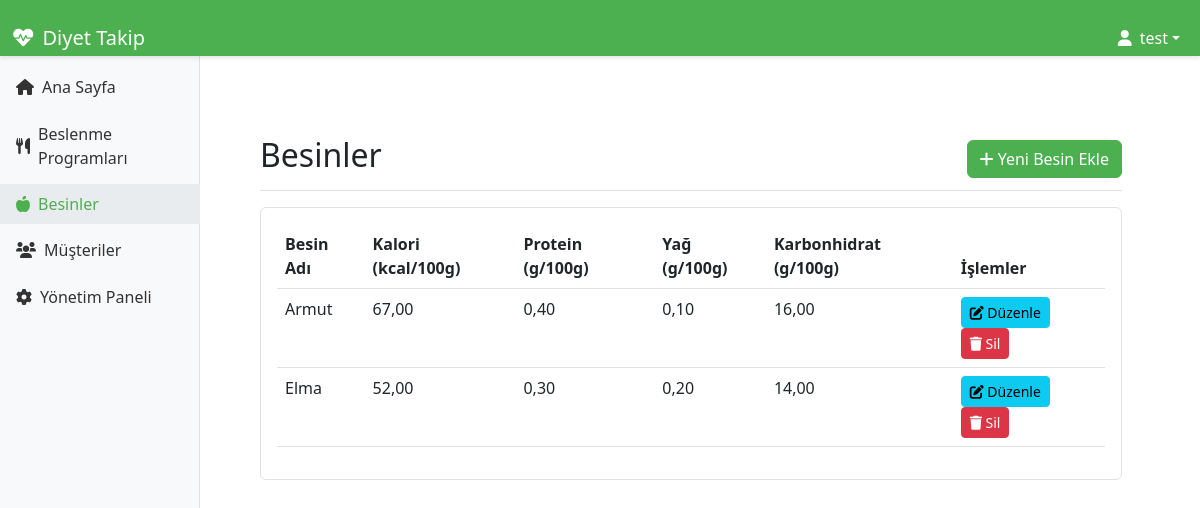
Page /meals/foods/ (signed in) on the committed database.
### accounts/models.py (models this page shows, shortened)
class CustomUser(AbstractUser):
    USER_TYPE_CHOICES = (
        ('dietitian', 'Diyetisyen'),
        ('client', 'Müşteri'),
    )
    user_type = models.CharField(max_length=10, choices=USER_TYPE_CHOICES)
    phone_number = models.CharField(max_length=20, blank=True, null=True)

### meals/models.py (models this page shows, shortened)
class Food(models.Model):
    name = models.CharField(max_length=100, verbose_name="Besin Adı")
    calories = models.DecimalField(max_digits=6, decimal_places=2, verbose_name="Kalori (kcal/100g)")
    protein = models.DecimalField(max_digits=6, decimal_places=2, verbose_name="Protein (g/100g)")
    fat = models.DecimalField(max_digits=6, decimal_places=2, verbose_name="Yağ (g/100g)")
    carbs = models.DecimalField(max_digits=6, decimal_places=2, verbose_name="Karbonhidrat (g/100g)")
    created_at = models.DateTimeField(auto_now_add=True)
    updated_at = models.DateTimeField(auto_now=True)
    class Meta:
        verbose_name = "Besin"
        verbose_name_plural = "Besinler"
        ordering = ['name']

### meals/views.py (the view, shortened to what this page needs)
# urls.py: path('foods/', views.food_list, name='food_list'),
@login_required
def food_list(request):
    foods = Food.objects.all().order_by('name')
    return render(request, 'meals/food_list.html', {'foods': foods})

### templates/meals/food_list.html (shortened to what this page needs)
{% extends 'base.html' %}
{% load static %}
{% block extra_css %}
<link rel="stylesheet" href="{% static 'css/sidebar.css' %}">
{% endblock %}
{% block content %}
<div class="container-fluid">
    <div class="row">
        {% include 'includes/sidebar.html' %}
        <main class="col-md-9 ms-sm-auto col-lg-10 px-md-4">
            <div class="d-flex justify-content-between flex-wrap flex-md-nowrap align-items-center pt-3 pb-2 mb-3 border-bottom">
                <h1 class="h2">Besinler</h1>
                <button type="button" class="btn btn-primary" data-bs-toggle="modal" data-bs-target="#newFoodModal">
                    <i class="fas fa-plus"></i> Yeni Besin Ekle
                </button>
            </div>
            <div class="card">
                <div class="card-body">
                    <div class="table-responsive">
                        <table class="table table-hover">
                            <thead>
                                <tr>
                                    <th>Besin Adı</th>
                                    <th>Kalori (kcal/100g)</th>
                                    <th>Protein (g/100g)</th>
                                    <th>Yağ (g/100g)</th>
                                    <th>Karbonhidrat (g/100g)</th>
                                    <th>İşlemler</th>
                                </tr>
                            </thead>
                            <tbody>
                                {% for food in foods %}
                                <tr>
                                    <td>{{ food.name }}</td>
                                    <td>{{ food.calories }}</td>
                                    <td>{{ food.protein }}</td>
                                    <td>{{ food.fat }}</td>
                                    <td>{{ food.carbs }}</td>
                                    <td>
                                        <button class="btn btn-sm btn-info" onclick="editFood({{ food.id }})">
                                            <i class="fas fa-edit"></i> Düzenle
                                        </button>
                                        <button class="btn btn-sm btn-danger" onclick="deleteFood({{ food.id }})">
                                            <i class="fas fa-trash"></i> Sil
                                        </button>
                                    </td>
                                </tr>
                                {% empty %}
                                <tr>
                                    <td colspan="6" class="text-center">Henüz besin bulunmuyor.</td>
                                </tr>
                                {% endfor %}
                            </tbody>
                        </table>
                    </div>
                </div>
            </div>
        </main>
    </div>
</div>
{% endblock %}

### templates/base.html (shortened to what this page needs)
{% load static %}
<!DOCTYPE html>
<html lang="tr">
<head>
    <link href="https://cdn.jsdelivr.net/npm/bootstrap@5.3.0/dist/css/bootstrap.min.css" rel="stylesheet">
    <link href="https://cdnjs.cloudflare.com/ajax/libs/font-awesome/6.0.0/css/all.min.css" rel="stylesheet">
    <link href="{% static '/css/style.css' %}" rel="stylesheet">
    {% block extra_css %}{% endblock %}
</head>
<body>
    <nav class="navbar navbar-expand-lg navbar-dark fixed-top">
        <div class="container-fluid">
            <a class="navbar-brand" href="{% url 'home' %}">
                <i class="fas fa-heartbeat"></i> Diyet Takip
            </a>
            <div class="collapse navbar-collapse" id="navbarNav">
                <ul class="navbar-nav ms-auto">
                    {% if user.is_authenticated %}
                    <li class="nav-item dropdown">
                        <a class="nav-link dropdown-toggle" href="#" id="navbarDropdown" role="button" data-bs-toggle="dropdown">
                            <i class="fas fa-user"></i> {{ user.get_full_name|default:user.username }}
                        </a>
                    </li>
                    {% endif %}
                </ul>
            </div>
        </div>
    </nav>
    <div class="messages-container">
    </div>
    <div class="container py-4">
        {% block content %}{% endblock %}
    </div>
</body>
</html>

### static/css/style.css (style rules this page uses)
:root { --primary-color: #4CAF50; --primary-hover: #45a049; --secondary-color: #f8f9fa; --text-color: #333333; --light-gray: #e9ecef; --border-color: #dee2e6; }
:root { --bs-primary: var(--primary-color); --bs-primary-rgb: 76, 175, 80; --bs-primary-hover: var(--primary-hover); --bs-primary-hover-rgb: 69, 160, 73; }
.navbar { height: 56px; z-index: 1030; display: flex; align-items: center; background-color: var(--primary-color) !important; box-shadow: 0 2px 4px rgba(0,0,0,0.1); }
.navbar-brand { display: flex; align-items: center; font-size: 1.25rem; padding: 0; color: white !important; }
.navbar-brand i { margin-right: 0.5rem; }
.navbar-nav { display: flex; align-items: center; }
.nav-link { display: flex; align-items: center; padding: 0.5rem 1rem; color: white !important; }
.nav-link i { margin-right: 0.5rem; }
main { margin-top: 76px; padding-top: 20px; min-height: calc(100vh - 56px); }
.card { transition: transform 0.2s; margin-bottom: 1rem; border-color: var(--border-color); }
.btn-primary { background-color: var(--primary-color) !important; border-color: var(--primary-color) !important; }
.container-fluid { padding-top: 20px; }
.row { margin-right: 0; margin-left: 0; }
body { padding-top: 56px; }
.messages-container { position: fixed; top: 56px; left: 0; right: 0; z-index: 1030; padding: 1rem; pointer-events: none; }

### static/css/sidebar.css (style rules this page uses)
main { margin-top: 48px; }

### rows in the picture
CustomUser: get_full_name "test"
Food: name "Armut", calories "67,00", protein "0,40", fat "0,10", carbs "16,00"
Food: name "Elma", calories "52,00", protein "0,30", fat "0,20", carbs "14,00"
